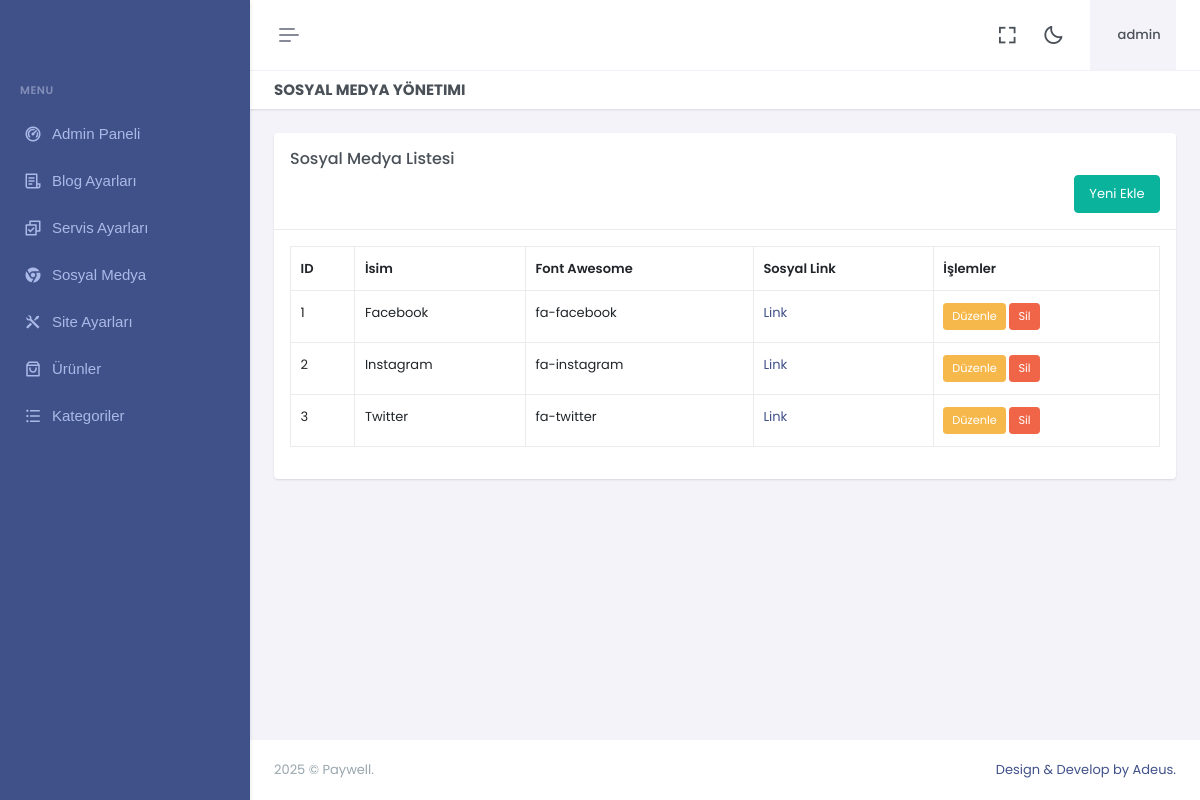
The app's page /dashboard/socials.php (signed in) with its own data.
### tables this page shows
CREATE TABLE IF NOT EXISTS `social` (
  `id` int(11) NOT NULL,
  `name` varchar(150) NOT NULL,
  `fa` varchar(150) NOT NULL,
  `social_link` varchar(500) NOT NULL
);

### dashboard/socials.php (the view, shortened to what this page needs)
<?php
include "../z_db.php";
$action = isset($_GET['action']) ? $_GET['action'] : '';
$query = "SELECT * FROM social";
$result = mysqli_query($con, $query);
?>
<?php include "header.php"; ?>
<?php include "sidebar.php"; ?>
<div class="main-content">
    <div class="page-content">
        <div class="container-fluid">
            <div class="row">
                <div class="col-12">
                    <div class="page-title-box d-sm-flex align-items-center justify-content-between">
                        <h4 class="mb-sm-0">Sosyal Medya Yönetimi</h4>
                    </div>
                </div>
            </div>
            <div class="row">
                <div class="col-12">
                    <?php if($action == 'create'): ?>
                        <div class="card">
                            <div class="card-header">
                                <h5 class="card-title">Yeni Sosyal Medya Ekle</h5>
                            </div>
                            <div class="card-body">
                                <form action="socials.php?action=create" method="post">
                                    <div class="mb-3">
                                        <label for="name" class="form-label">İsim</label>
                                        <input type="text" class="form-control" id="name" name="name" required>
                                    </div>
                                    <div class="mb-3">
                                        <label for="fa" class="form-label">Font Awesome Sınıfı</label>
                                        <input type="text" class="form-control" id="fa" name="fa" required>
                                    </div>
                                    <div class="mb-3">
                                        <label for="social_link" class="form-label">Sosyal Link</label>
                                        <input type="url" class="form-control" id="social_link" name="social_link" required>
                                    </div>
                                    <button type="submit" class="btn btn-primary">Ekle</button>
                                    <a href="socials.php" class="btn btn-secondary">İptal</a>
                                </form>
                            </div>
                        </div>
                    <?php else: ?>
                        <div class="card">
                            <div class="card-header">
                                <h5 class="card-title">Sosyal Medya Listesi</h5>
                                <a href="socials.php?action=create" class="btn btn-success float-end">Yeni Ekle</a>
                            </div>
                            <div class="card-body">
                                <table class="table table-bordered">
                                    <thead>
                                        <tr>
                                            <th>ID</th>
                                            <th>İsim</th>
                                            <th>Font Awesome</th>
                                            <th>Sosyal Link</th>
                                            <th>İşlemler</th>
                                        </tr>
                                    </thead>
                                    <tbody>
                                        <?php while($row = mysqli_fetch_assoc($result)): ?>
                                            <tr>
                                                <td><?php echo $row['id']; ?></td>
                                                <td><?php echo htmlspecialchars($row['name']); ?></td>
                                                <td><i class="<?php echo htmlspecialchars($row['fa']); ?>"></i> <?php echo htmlspecialchars($row['fa']); ?></td>
                                                <td><a href="<?php echo htmlspecialchars($row['social_link']); ?>" target="_blank">Link</a></td>
                                                <td>
                                                    <a href="socials.php?action=edit&id=<?php echo $row['id']; ?>" class="btn btn-sm btn-warning">Düzenle</a>
                                                    <a href="socials.php?action=delete&id=<?php echo $row['id']; ?>" class="btn btn-sm btn-danger" onclick="return confirm('Silmek istediğinize emin misiniz?');">Sil</a>
                                                </td>
                                            </tr>
                                        <?php endwhile; ?>
                                    </tbody>
                                </table>
                            </div>
                        </div>
                    <?php endif; ?>
                </div>
            </div>
        </div>
    </div>
</div>
<?php include "footer.php"; ?>

### dashboard/header.php (shortened to what this page needs)
<?php
if (isset($_SESSION['username'])) {
 $username = $_SESSION['username'];
}
 else {
    print "
				<script language='javascript'>
					window.location = 'login.php';
				</script>
			";
}
?>
<!doctype html>
<html lang="en" data-layout="vertical" data-topbar="light" data-sidebar="dark" data-sidebar-size="lg" data-sidebar-image="none">
<head>
    <link href="assets/libs/jsvectormap/css/jsvectormap.min.css" rel="stylesheet" type="text/css" />
    <link href="assets/libs/swiper/swiper-bundle.min.css" rel="stylesheet" type="text/css" />
    <link href="assets/css/bootstrap.min.css" rel="stylesheet" type="text/css" />
    <link href="assets/css/icons.min.css" rel="stylesheet" type="text/css" />
    <link href="assets/css/app.min.css" rel="stylesheet" type="text/css" />
    <link href="assets/css/custom.min.css" rel="stylesheet" />
</head>
<body>
    <div id="layout-wrapper">
        <header id="page-topbar">
    <div class="layout-width">
        <div class="navbar-header">
            <div class="d-flex">
                <button type="button" class="btn btn-sm px-3 fs-16 header-item vertical-menu-btn topnav-hamburger"
                    id="topnav-hamburger-icon">
                    <span class="hamburger-icon">
                        <span></span>
                        <span></span>
                        <span></span>
                    </span>
                </button>
            </div>
            <div class="d-flex align-items-center">
                <div class="ms-1 header-item d-none d-sm-flex">
                    <button type="button" class="btn btn-icon btn-topbar btn-ghost-secondary rounded-circle"
                        data-toggle="fullscreen">
                        <i class='bx bx-fullscreen fs-22'></i>
                    </button>
                </div>
                <div class="ms-1 header-item d-none d-sm-flex">
                    <button type="button"
                        class="btn btn-icon btn-topbar btn-ghost-secondary rounded-circle light-dark-mode">
                        <i class='bx bx-moon fs-22'></i>
                    </button>
                </div>
                <div class="dropdown ms-sm-3 header-item topbar-user">
                    <button type="button" class="btn" id="page-header-user-dropdown" data-bs-toggle="dropdown"
                        aria-haspopup="true" aria-expanded="false">
                        <span class="d-flex align-items-center">
                            <span class="text-start ms-xl-2">
                                <span class="d-none d-xl-inline-block ms-1 fw-medium user-name-text"><?php print $username;?></span>
                            </span>
                        </span>
                    </button>
                </div>
            </div>
        </div>
    </div>
</header>

### dashboard/sidebar.php (shortened to what this page needs)
<div class="app-menu navbar-menu">
  <div class="navbar-brand-box">
  </div>
  <div id="scrollbar">
    <div class="container-fluid">
      <ul class="navbar-nav" id="navbar-nav">
        <li class="menu-title"><span data-key="t-menu">Menu</span></li>
        <li class="nav-item">
                <a href="dashboard" class="nav-link" data-key="t-analytics">  <i class="ri-dashboard-2-line"></i> <span data-key="t-dashboards"> Admin Paneli </span></a>
              </li>
              <li class="nav-item">
                            <a class="nav-link menu-link" href="blog" role="button" aria-expanded="true" aria-controls="sidebarLanding">
                                <i class="ri-file-list-3-line"></i> <span data-key="t-landing">Blog Ayarları</span>
                            </a>
                        </li>
              <li class="nav-item">
                            <a class="nav-link menu-link" href="services"  role="button" aria-expanded="true" aria-controls="sidebarLanding">
                                <i class="ri-checkbox-multiple-line"></i> <span data-key="t-landing">Servis Ayarları</span>
                            </a>
                        </li>
                        <li class="nav-item">
                            <a class="nav-link menu-link" href="socials"  role="button" aria-expanded="true" aria-controls="sidebarLanding">
                                <i class="ri-chrome-fill"></i> <span data-key="t-landing">Sosyal Medya</span>
                            </a>
                        </li>
                        <li class="nav-item">
                            <a class="nav-link menu-link" href="sitesettings.php?action=site_config"  role="button" aria-expanded="true" aria-controls="sidebarLanding">
                                <i class="ri-tools-fill"></i> <span data-key="t-landing"> Site Ayarları </span>
                            </a>
                        </li>
                        <li class="nav-item">
                          <a class="nav-link menu-link" href="products" role="button" aria-expanded="true" aria-controls="sidebarLanding">
                            <i class="ri-shopping-bag-3-line"></i> <span data-key="t-landing"> Ürünler </span>
                          </a>
                        </li>
                        <li class="nav-item">
                          <a class="nav-link menu-link" href="categorys" role="button" aria-expanded="true" aria-controls="sidebarLanding">
                            <i class="ri-list-unordered"></i> <span data-key="t-landing"> Kategoriler </span>
                          </a>
                        </li>
      </ul>
    </div>
  </div>
  <div class="sidebar-background"></div>
</div>

### dashboard/footer.php (shortened to what this page needs)
    <footer class="footer">
        <div class="container-fluid">
            <div class="row">
                <div class="col-sm-6">
                    <script>document.write(new Date().getFullYear())</script> © Paywell.
                </div>
                <div class="col-sm-6">
                    <div class="text-sm-end d-none d-sm-block">
                        <a href="https://github.com/devmustafaulutas/vogue">
                            Design & Develop by Adeus.
                        </a>
                    </div>
                </div>
            </div>
        </div>
    </footer>
</div>
</body>
</html>

### records on screen
social: id "1", name "Facebook", fa "fa-facebook"
social: id "2", name "Instagram", fa "fa-instagram"
social: id "3", name "Twitter", fa "fa-twitter"

### other values on screen
$username "admin"
